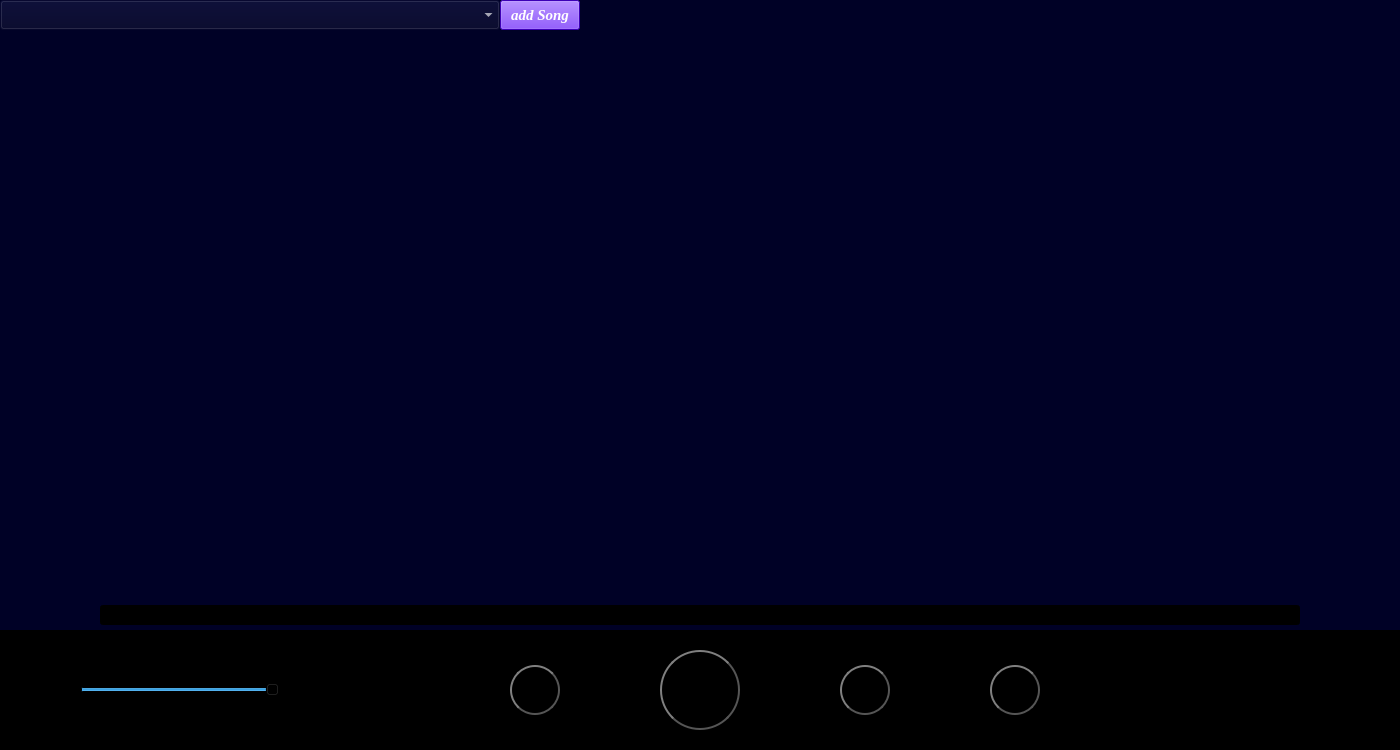
<?xml version="1.0" encoding="UTF-8"?>
<ui version="4.0">
 <class>Widget</class>
 <widget class="QWidget" name="Widget">
  <property name="geometry">
   <rect>
    <x>0</x>
    <y>0</y>
    <width>1400</width>
    <height>750</height>
   </rect>
  </property>
  <property name="windowTitle">
   <string>My music player</string>
  </property>
  <property name="styleSheet">
   <string notr="true">background-color: rgb(0, 0, 0);</string>
  </property>
  <widget class="QGraphicsView" name="graphicsView">
   <property name="geometry">
    <rect>
     <x>0</x>
     <y>0</y>
     <width>1400</width>
     <height>630</height>
    </rect>
   </property>
   <property name="styleSheet">
    <string notr="true">background-color: rgb(0, 1, 38);
border: none</string>
   </property>
  </widget>
  <widget class="QLabel" name="label">
   <property name="geometry">
    <rect>
     <x>0</x>
     <y>0</y>
     <width>1400</width>
     <height>121</height>
    </rect>
   </property>
   <property name="font">
    <font>
     <family>Times New Roman</family>
     <pointsize>16</pointsize>
     <italic>true</italic>
     <bold>true</bold>
    </font>
   </property>
   <property name="styleSheet">
    <string notr="true">background-color: rgba(0, 1, 38, 0);
color: rgb(255, 255, 255);</string>
   </property>
   <property name="text">
    <string>&lt;html&gt;&lt;head/&gt;&lt;body&gt;&lt;p&gt;&lt;br/&gt;&lt;/p&gt;&lt;/body&gt;&lt;/html&gt;</string>
   </property>
   <property name="alignment">
    <set>Qt::AlignCenter</set>
   </property>
  </widget>
  <widget class="QPushButton" name="playbutton">
   <property name="geometry">
    <rect>
     <x>660</x>
     <y>650</y>
     <width>80</width>
     <height>80</height>
    </rect>
   </property>
   <property name="styleSheet">
    <string notr="true">QPushButton {
    color: #333;
    border: 2px solid #555;
    border-radius: 40px;
    border-style: outset;
    background: qradialgradient(
        cx: 0.3, cy: -0.4, fx: 0.3, fy: -0.4,
        radius: 1.35, stop: 0 #fff, stop: 1 #888
        );
    padding: 5px;
    }

QPushButton:hover {
    background: qradialgradient(
        cx: 0.3, cy: -0.4, fx: 0.3, fy: -0.4,
        radius: 1.35, stop: 0 #fff, stop: 1 #bbb
        );
    }

QPushButton:pressed {
    border-style: inset;
    background: qradialgradient(
        cx: 0.4, cy: -0.1, fx: 0.4, fy: -0.1,
        radius: 1.35, stop: 0 #fff, stop: 1 #ddd
        );
    }
</string>
   </property>
   <property name="text">
    <string/>
   </property>
   <property name="iconSize">
    <size>
     <width>40</width>
     <height>40</height>
    </size>
   </property>
  </widget>
  <widget class="QPushButton" name="restartbutton">
   <property name="geometry">
    <rect>
     <x>510</x>
     <y>665</y>
     <width>50</width>
     <height>50</height>
    </rect>
   </property>
   <property name="styleSheet">
    <string notr="true">QPushButton {
    color: #333;
    border: 2px solid #555;
    border-radius: 25px;
    border-style: outset;
    background: qradialgradient(
        cx: 0.3, cy: -0.4, fx: 0.3, fy: -0.4,
        radius: 1.35, stop: 0 #fff, stop: 1 #888
        );
    padding: 5px;
    }

QPushButton:hover {
    background: qradialgradient(
        cx: 0.3, cy: -0.4, fx: 0.3, fy: -0.4,
        radius: 1.35, stop: 0 #fff, stop: 1 #bbb
        );
    }

QPushButton:pressed {
    border-style: inset;
    background: qradialgradient(
        cx: 0.4, cy: -0.1, fx: 0.4, fy: -0.1,
        radius: 1.35, stop: 0 #fff, stop: 1 #ddd
        );
    }
</string>
   </property>
   <property name="text">
    <string/>
   </property>
   <property name="iconSize">
    <size>
     <width>18</width>
     <height>18</height>
    </size>
   </property>
  </widget>
  <widget class="QPushButton" name="nextbutton">
   <property name="geometry">
    <rect>
     <x>840</x>
     <y>665</y>
     <width>50</width>
     <height>50</height>
    </rect>
   </property>
   <property name="styleSheet">
    <string notr="true">QPushButton {
    color: #333;
    border: 2px solid #555;
    border-radius: 25px;
    border-style: outset;
    background: qradialgradient(
        cx: 0.3, cy: -0.4, fx: 0.3, fy: -0.4,
        radius: 1.35, stop: 0 #fff, stop: 1 #888
        );
    padding: 5px;
    }

QPushButton:hover {
    background: qradialgradient(
        cx: 0.3, cy: -0.4, fx: 0.3, fy: -0.4,
        radius: 1.35, stop: 0 #fff, stop: 1 #bbb
        );
    }

QPushButton:pressed {
    border-style: inset;
    background: qradialgradient(
        cx: 0.4, cy: -0.1, fx: 0.4, fy: -0.1,
        radius: 1.35, stop: 0 #fff, stop: 1 #ddd
        );
    }
</string>
   </property>
   <property name="text">
    <string/>
   </property>
   <property name="iconSize">
    <size>
     <width>18</width>
     <height>18</height>
    </size>
   </property>
  </widget>
  <widget class="QSlider" name="horizontalSlider">
   <property name="geometry">
    <rect>
     <x>80</x>
     <y>675</y>
     <width>200</width>
     <height>30</height>
    </rect>
   </property>
   <property name="cursor">
    <cursorShape>ArrowCursor</cursorShape>
   </property>
   <property name="mouseTracking">
    <bool>true</bool>
   </property>
   <property name="tabletTracking">
    <bool>true</bool>
   </property>
   <property name="focusPolicy">
    <enum>Qt::StrongFocus</enum>
   </property>
   <property name="acceptDrops">
    <bool>true</bool>
   </property>
   <property name="maximum">
    <number>100</number>
   </property>
   <property name="value">
    <number>100</number>
   </property>
   <property name="orientation">
    <enum>Qt::Horizontal</enum>
   </property>
   <property name="tickPosition">
    <enum>QSlider::NoTicks</enum>
   </property>
  </widget>
  <widget class="QLabel" name="volume">
   <property name="geometry">
    <rect>
     <x>30</x>
     <y>675</y>
     <width>30</width>
     <height>30</height>
    </rect>
   </property>
   <property name="styleSheet">
    <string notr="true">image: url(:/pic/volume.png);</string>
   </property>
   <property name="text">
    <string/>
   </property>
  </widget>
  <widget class="QLabel" name="currentTime">
   <property name="geometry">
    <rect>
     <x>0</x>
     <y>599</y>
     <width>100</width>
     <height>31</height>
    </rect>
   </property>
   <property name="font">
    <font>
     <family>Times New Roman</family>
     <pointsize>18</pointsize>
     <italic>true</italic>
     <bold>false</bold>
    </font>
   </property>
   <property name="styleSheet">
    <string notr="true">color: rgb(255, 255, 255);
background-color: rgb(0, 1, 38);</string>
   </property>
   <property name="text">
    <string/>
   </property>
   <property name="alignment">
    <set>Qt::AlignCenter</set>
   </property>
  </widget>
  <widget class="QProgressBar" name="progressBar">
   <property name="geometry">
    <rect>
     <x>100</x>
     <y>605</y>
     <width>1200</width>
     <height>20</height>
    </rect>
   </property>
   <property name="palette">
    <palette>
     <active>
      <colorrole role="Button">
       <brush brushstyle="SolidPattern">
        <color alpha="255">
         <red>0</red>
         <green>0</green>
         <blue>0</blue>
        </color>
       </brush>
      </colorrole>
      <colorrole role="Base">
       <brush brushstyle="SolidPattern">
        <color alpha="255">
         <red>0</red>
         <green>0</green>
         <blue>0</blue>
        </color>
       </brush>
      </colorrole>
      <colorrole role="Window">
       <brush brushstyle="SolidPattern">
        <color alpha="255">
         <red>0</red>
         <green>0</green>
         <blue>0</blue>
        </color>
       </brush>
      </colorrole>
      <colorrole role="Highlight">
       <brush brushstyle="SolidPattern">
        <color alpha="255">
         <red>0</red>
         <green>0</green>
         <blue>127</blue>
        </color>
       </brush>
      </colorrole>
     </active>
     <inactive>
      <colorrole role="Button">
       <brush brushstyle="SolidPattern">
        <color alpha="255">
         <red>0</red>
         <green>0</green>
         <blue>0</blue>
        </color>
       </brush>
      </colorrole>
      <colorrole role="Base">
       <brush brushstyle="SolidPattern">
        <color alpha="255">
         <red>0</red>
         <green>0</green>
         <blue>0</blue>
        </color>
       </brush>
      </colorrole>
      <colorrole role="Window">
       <brush brushstyle="SolidPattern">
        <color alpha="255">
         <red>0</red>
         <green>0</green>
         <blue>0</blue>
        </color>
       </brush>
      </colorrole>
      <colorrole role="Highlight">
       <brush brushstyle="SolidPattern">
        <color alpha="255">
         <red>0</red>
         <green>0</green>
         <blue>127</blue>
        </color>
       </brush>
      </colorrole>
     </inactive>
     <disabled>
      <colorrole role="Button">
       <brush brushstyle="SolidPattern">
        <color alpha="255">
         <red>0</red>
         <green>0</green>
         <blue>0</blue>
        </color>
       </brush>
      </colorrole>
      <colorrole role="Base">
       <brush brushstyle="SolidPattern">
        <color alpha="255">
         <red>0</red>
         <green>0</green>
         <blue>0</blue>
        </color>
       </brush>
      </colorrole>
      <colorrole role="Window">
       <brush brushstyle="SolidPattern">
        <color alpha="255">
         <red>0</red>
         <green>0</green>
         <blue>0</blue>
        </color>
       </brush>
      </colorrole>
     </disabled>
    </palette>
   </property>
   <property name="styleSheet">
    <string notr="true"/>
   </property>
   <property name="maximum">
    <number>1000</number>
   </property>
   <property name="value">
    <number>0</number>
   </property>
   <property name="alignment">
    <set>Qt::AlignCenter</set>
   </property>
   <property name="format">
    <string/>
   </property>
  </widget>
  <widget class="QLabel" name="duration">
   <property name="geometry">
    <rect>
     <x>1300</x>
     <y>599</y>
     <width>100</width>
     <height>31</height>
    </rect>
   </property>
   <property name="font">
    <font>
     <family>Times New Roman</family>
     <pointsize>18</pointsize>
     <italic>true</italic>
     <bold>false</bold>
    </font>
   </property>
   <property name="styleSheet">
    <string notr="true">color: rgb(255, 255, 255);
background-color: rgb(0, 1, 38);</string>
   </property>
   <property name="text">
    <string/>
   </property>
   <property name="alignment">
    <set>Qt::AlignCenter</set>
   </property>
  </widget>
  <widget class="QComboBox" name="comboBox">
   <property name="geometry">
    <rect>
     <x>0</x>
     <y>0</y>
     <width>500</width>
     <height>30</height>
    </rect>
   </property>
   <property name="font">
    <font>
     <family>Times New Roman</family>
     <pointsize>9</pointsize>
     <italic>true</italic>
     <bold>true</bold>
     <stylestrategy>NoAntialias</stylestrategy>
    </font>
   </property>
   <property name="layoutDirection">
    <enum>Qt::LeftToRight</enum>
   </property>
   <property name="styleSheet">
    <string notr="true">color: rgb(255, 255, 255);
background-color: rgba(0, 1, 38, 0);</string>
   </property>
  </widget>
  <widget class="QPushButton" name="addSong">
   <property name="geometry">
    <rect>
     <x>500</x>
     <y>0</y>
     <width>80</width>
     <height>30</height>
    </rect>
   </property>
   <property name="font">
    <font>
     <family>Times New Roman</family>
     <pointsize>11</pointsize>
     <italic>true</italic>
     <bold>true</bold>
    </font>
   </property>
   <property name="styleSheet">
    <string notr="true">color: rgb(255, 255, 255);
background-color: rgb(85, 0, 255);
</string>
   </property>
   <property name="text">
    <string>add Song</string>
   </property>
  </widget>
  <widget class="QPushButton" name="loopbutton">
   <property name="geometry">
    <rect>
     <x>990</x>
     <y>665</y>
     <width>50</width>
     <height>50</height>
    </rect>
   </property>
   <property name="styleSheet">
    <string notr="true">QPushButton {
    color: #333;
    border: 2px solid #555;
    border-radius: 25px;
    border-style: outset;
    background: qradialgradient(
        cx: 0.3, cy: -0.4, fx: 0.3, fy: -0.4,
        radius: 1.35, stop: 0 #fff, stop: 1 #888
        );
    padding: 5px;
    }

QPushButton:hover {
    background: qradialgradient(
        cx: 0.3, cy: -0.4, fx: 0.3, fy: -0.4,
        radius: 1.35, stop: 0 #fff, stop: 1 #bbb
        );
    }

QPushButton:pressed {
    border-style: inset;
    background: qradialgradient(
        cx: 0.4, cy: -0.1, fx: 0.4, fy: -0.1,
        radius: 1.35, stop: 0 #fff, stop: 1 #ddd
        );
    }
</string>
   </property>
   <property name="text">
    <string/>
   </property>
   <property name="iconSize">
    <size>
     <width>24</width>
     <height>24</height>
    </size>
   </property>
  </widget>
 </widget>
 <resources/>
 <connections/>
</ui>
